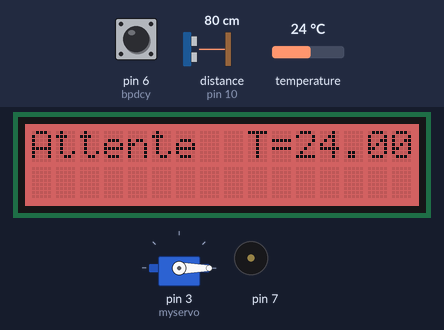
Bench run of a sketch on a simulated Arduino Uno, built with avr-gcc and run on an emulated ATmega328P. Shown: 16×2 character LCD, servo, buzzer (waves = sounding). Wiring (inferred from the names in the program): ultrasonic range finder: trigger pin 9; echo pin 10. Inputs (shaded band) come from the test bench; at power-on: distance to the obstacle (sensor on pin 10) 80 cm, temperature 24 °C, pin 6 (bpdcy) HIGH. The echo pulse lasts 58.3 µs per cm; what the sketch prints to the serial monitor is not drawn.

Above: at 1.2 s.
1.3 s: distance to the obstacle (sensor on pin 10) set to 13 cm
6.9 s: distance to the obstacle (sensor on pin 10) set to 10 cm
At 10.5 s:
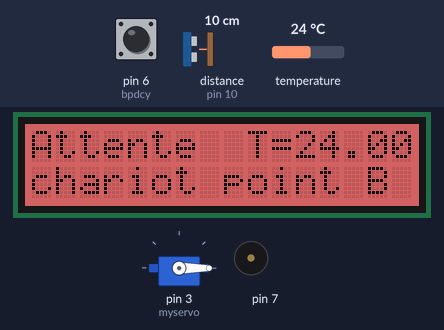
12.1 s: temperature set to 10.6 °C
At 19.7 s:
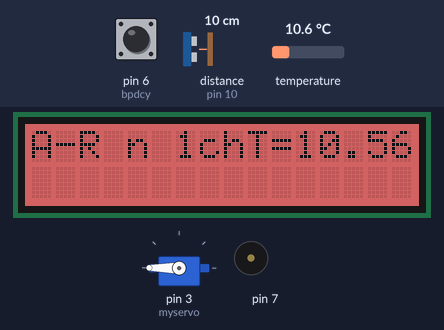
19.9 s: temperature set to 9.4 °C
At 23.91 s:
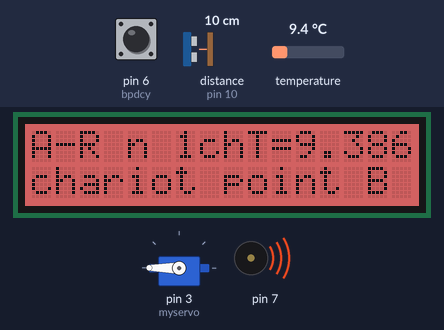
25.9 s: distance to the obstacle (sensor on pin 10) set to 18 cm
29.1 s: distance to the obstacle (sensor on pin 10) set to 2 cm
At 36.9 s:
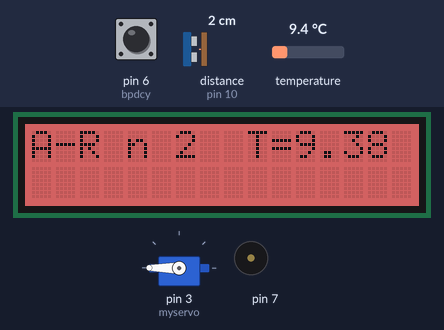
Timing chart, 0 to 37.9 s (numbered marks = the images above; inputs shaded):
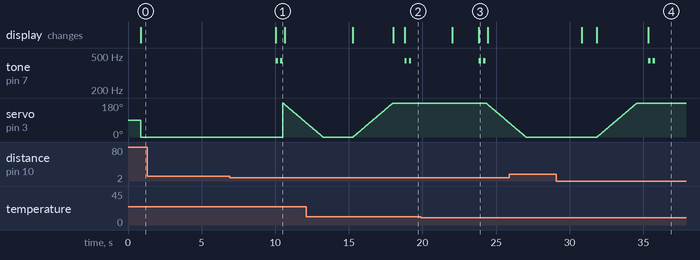

The sketch:

V5.2.ino
```cpp
#include <OneWire.h>
#include <Wire.h>
#include "rgb_lcd.h"
#include <DallasTemperature.h>
#include <Servo.h>
#define ONE_WIRE_BUS 7
OneWire oneWire(ONE_WIRE_BUS);
DallasTemperature sensors(&oneWire);
Servo myservo;
int pos = 0;
int etat = 0;
int i = 1;
int ledav = 2;
int ledar = 4;
int bpdcy = 6;
int son_ab = 7;
int son_dcy = 8;
int MesureMaxi = 300; // Distance maxi a mesurer
int MesureMini = 3; // Distance mini a mesurer
const int trigPin = 9;
const int echoPin = 10;
long duree;
long distancecapteur;
rgb_lcd lcd;
const int colorR = 200;
const int colorG = 50;
const int colorB = 50;

void setup()
{
  Wire.begin();
  lcd.begin(16, 2);
  lcd.setRGB(colorR, colorG, colorB);
  sensors.begin();
  myservo.attach(3);
  pinMode(trigPin, OUTPUT);
  pinMode(echoPin, INPUT);
  pinMode(bpdcy, INPUT);
  Serial.begin(115200);
}
void loop()
{
  lcd.setCursor(0, 1);
  digitalWrite(ledar , LOW) ;
  digitalWrite(ledav , LOW) ;
  lcd.clear();
  lcd.print("Attente");
  Serial.println("Attente");
  temp();
  i = 1;
  etat = 1;
  pos = 0;
  myservo.write(pos);
  while(digitalRead(bpdcy) == LOW)
  {
    temp();
  }
  while (sensors.getTempCByIndex(0)>= 30)
  {
    digitalWrite(ledav,LOW);
    digitalWrite(ledar,LOW);
    temp();
    Serial.print ("T° trop haute pour fonctionner");
    prepwrite();
    lcd.print("T Trop haute");
    delay(100);
  }
  while(i<=3)
  {
    delay(1000);
    digitalWrite(ledav,HIGH);
    temp();
    prepwrite();
    distance();
    while(distancecapteur <= 10 && etat == 1)
    {
      Serial.println("chariot point B");
      temp();
      prepwrite();
      lcd.print("chariot point B");
      digitalWrite(ledav,LOW);
      digitalWrite(ledar,LOW);
      Serial.println("son chariot au point B");
      sonab();
      etat = 2;
      mouvement();
      rota();
      delay(1000);
      distance();
    }
    while(distancecapteur <= 10 && etat == 2)
    {
      Serial.println("chariot point A");
      //temp();
      //prepwrite();
      lcd.print("chariot point A");
      digitalWrite(ledav,LOW);
      digitalWrite(ledar,LOW);
      Serial.println("son chariot au point A");
      lcd.clear();
      Serial.println("A-R n ");
      Serial.println(i);
      lcd.setCursor(0,0);
      lcd.print("A-R n ");
      lcd.print(i);
      i = i+1 ;
      etat = 1 ;
      rota();
      mouvement();
      temp();
      sonab();
      distance();
    }
  }
  Serial.println("son chariot qui a fini un cycle");
  prepwrite();
  lcd.print("cycle fini");
  sonfcy();
}
void sonab()
{
  tone(7,440);
  delay(150);
  noTone(7);
  delay(150);
  tone(7,440);
  delay(150);
  noTone(7);
}
void sonfcy()
{
  tone(8,880);
  delay(150);
  noTone(8);
  delay(150);
  tone(8,880);
  delay(150);
  noTone(8);
  delay(150);
  tone(8,880);
  delay(150);
  noTone(8);
}
```

distance.ino
```cpp
void distance(void)
{
  digitalWrite(trigPin, LOW);
  delayMicroseconds(2);
  digitalWrite(trigPin, HIGH);
  delayMicroseconds(10);
  digitalWrite(trigPin, LOW);
  duree = pulseIn(echoPin, HIGH);
  distancecapteur = duree*0.034/2;
  if (distancecapteur >= MesureMaxi || distancecapteur <= MesureMini) {
  Serial.println("Distance de mesure en dehors de la plage (3 cm a 3 m)");
  }
  Serial.print("Distance mesuree :");
  Serial.print(distancecapteur);
  Serial.println("cm");
  delay(1000);
}
```

mouvement.ino
```cpp
void mouvement(void)
{
  if (etat == 1 && i<3)
  {
    digitalWrite(ledav,HIGH);
    Serial.println("chariot avance");
    lcd.print("chariot avance");
    delay(10);
  }
  else if (etat == 1 && i==3)
  {
    etat = 0;
  }
  else if (etat == 2)
  {
    digitalWrite(ledar,HIGH);
    Serial.println("chariot recule");
    lcd.print("chariot recule");
  }
}
```

prepwrite.ino
```cpp
void prepwrite(void)
{
  lcd.setCursor(0,1);
  lcd.print("                ");
  lcd.setCursor(0,1);
}
```

rota.ino
```cpp
void rota(void)
{
  if (etat == 1)
  {
    for (pos = 0; pos <= 180; pos += 1) { // goes from 0 degrees to 180 degrees
      // in steps of 1 degree
      myservo.write(pos);              // tell servo to go to position in variable 'pos'
      delay(15);                       // waits 15 ms for the servo to reach the position
    }
  }
  else if (etat ==2)
  {
    for (pos = 180; pos >= 0; pos -= 1) { // goes from 180 degrees to 0 degrees
      myservo.write(pos);              // tell servo to go to position in variable 'pos'
      delay(15);                       // waits 15 ms for the servo to reach the position
    }
  }
}
```

temp.ino
```cpp
void temp(void)
{
  sensors.requestTemperatures(); // Send the command to get temperatures
  float tempC = sensors.getTempCByIndex(0);
  lcd.setCursor(9, 0);
  lcd.print("T=");
  lcd.print(tempC);
  delay(1);
}
```

Measured:
- the behaviour switches between 12 and 11 cm on distance to the obstacle (sensor on pin 10) (found by bisection; images 0 and 1)
- the behaviour switches between 10 and 9.9 °C on temperature (found by bisection; images 2 and 3)
- after the input at 1.3 s, every drawn part: stays the same
- after the input at 6.9 s, tone on pin 7: alternates 440 Hz for 0.15 s and silent for 0.15 s, 4 changes in all, then stays silent, starting after 3.1 s; the display: changes after 3.1 s (image 1)
- after the input at 29.1 s, tone on pin 7: alternates 440 Hz for 0.15 s and silent for 0.15 s, 4 changes in all, then stays silent, starting after 6.2 s; servo on pin 3 (myservo): moves from 0° to 180° over 2.7 s, starting after 2.8 s; the display: first differs from a run without the input after 2.7 s (image 4 shows a later state)
- what the display in image 1 shows lasts 0.7 s, from 10.0 s to 10.7 s
